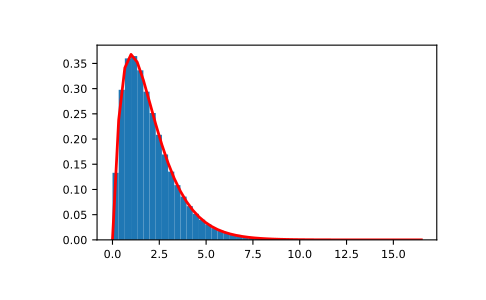

Generate this figure with Python:
# Draw samples from the distribution:

shape, scale = 2., 1. # mean and width
s = np.random.default_rng().standard_gamma(shape, 1000000)

# Display the histogram of the samples, along with
# the probability density function:

import matplotlib.pyplot as plt
import scipy.special as sps  # doctest: +SKIP
count, bins, ignored = plt.hist(s, 50, density=True)
y = bins**(shape-1) * ((np.exp(-bins/scale))/  # doctest: +SKIP
                      (sps.gamma(shape) * scale**shape))
plt.plot(bins, y, linewidth=2, color='r')  # doctest: +SKIP
plt.show()
